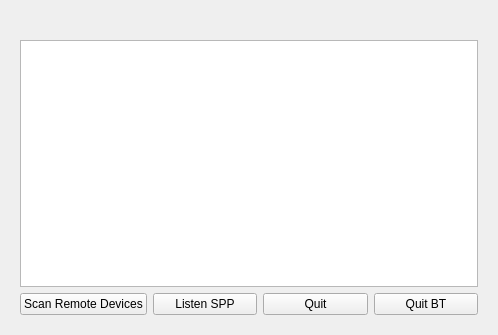
<?xml version="1.0" encoding="UTF-8"?>
<ui version="4.0">
 <class>MainWindow</class>
 <widget class="QWidget" name="MainWindow">
  <property name="geometry">
   <rect>
    <x>0</x>
    <y>0</y>
    <width>498</width>
    <height>335</height>
   </rect>
  </property>
  <property name="windowTitle">
   <string>BT Demo</string>
  </property>
  <property name="styleSheet">
   <string notr="true"/>
  </property>
  <layout class="QVBoxLayout" name="verticalLayout_11">
   <item>
    <layout class="QHBoxLayout" name="horizontalLayout">
     <item>
      <widget class="QLabel" name="lb_logo_left">
       <property name="text">
        <string/>
       </property>
      </widget>
     </item>
     <item>
      <widget class="QLabel" name="lb_logo_right">
       <property name="text">
        <string/>
       </property>
       <property name="alignment">
        <set>Qt::AlignRight|Qt::AlignTrailing|Qt::AlignVCenter</set>
       </property>
      </widget>
     </item>
    </layout>
   </item>
   <item>
    <widget class="QStackedWidget" name="stackedWidget">
     <property name="sizePolicy">
      <sizepolicy hsizetype="Expanding" vsizetype="Expanding">
       <horstretch>0</horstretch>
       <verstretch>0</verstretch>
      </sizepolicy>
     </property>
     <property name="currentIndex">
      <number>0</number>
     </property>
     <widget class="QWidget" name="page_main">
      <layout class="QVBoxLayout" name="verticalLayout_3">
       <item>
        <widget class="QListView" name="listView">
         <property name="autoFillBackground">
          <bool>false</bool>
         </property>
         <property name="styleSheet">
          <string notr="true"/>
         </property>
         <property name="verticalScrollBarPolicy">
          <enum>Qt::ScrollBarAsNeeded</enum>
         </property>
         <property name="horizontalScrollBarPolicy">
          <enum>Qt::ScrollBarAsNeeded</enum>
         </property>
         <property name="selectionMode">
          <enum>QAbstractItemView::NoSelection</enum>
         </property>
        </widget>
       </item>
       <item>
        <layout class="QHBoxLayout" name="horizontalLayout_3">
         <item>
          <widget class="QPushButton" name="bt_scan">
           <property name="text">
            <string>Scan Remote Devices</string>
           </property>
          </widget>
         </item>
         <item>
          <widget class="QPushButton" name="bt_listen_spp">
           <property name="text">
            <string>Listen SPP</string>
           </property>
          </widget>
         </item>
         <item>
          <widget class="QPushButton" name="bt_quit">
           <property name="text">
            <string>Quit</string>
           </property>
          </widget>
         </item>
         <item>
          <widget class="QPushButton" name="bt_shutdown">
           <property name="text">
            <string>Quit BT</string>
           </property>
          </widget>
         </item>
        </layout>
       </item>
      </layout>
     </widget>
     <widget class="QWidget" name="page_pair">
      <layout class="QHBoxLayout" name="horizontalLayout_4">
       <item>
        <layout class="QVBoxLayout" name="verticalLayout_7">
         <item>
          <spacer name="verticalSpacer_5">
           <property name="orientation">
            <enum>Qt::Vertical</enum>
           </property>
           <property name="sizeHint" stdset="0">
            <size>
             <width>20</width>
             <height>40</height>
            </size>
           </property>
          </spacer>
         </item>
         <item>
          <widget class="QLabel" name="label_pair">
           <property name="sizePolicy">
            <sizepolicy hsizetype="Minimum" vsizetype="Maximum">
             <horstretch>0</horstretch>
             <verstretch>0</verstretch>
            </sizepolicy>
           </property>
           <property name="text">
            <string>Ensure that the remote device is in pairing/scanning mode.
Pairing remote device...</string>
           </property>
           <property name="alignment">
            <set>Qt::AlignCenter</set>
           </property>
           <property name="wordWrap">
            <bool>true</bool>
           </property>
          </widget>
         </item>
         <item>
          <widget class="QPushButton" name="bt_pair_cancel">
           <property name="text">
            <string>Cancel</string>
           </property>
          </widget>
         </item>
         <item>
          <widget class="QPushButton" name="bt_pair_done">
           <property name="text">
            <string>Done</string>
           </property>
          </widget>
         </item>
         <item>
          <spacer name="verticalSpacer_6">
           <property name="orientation">
            <enum>Qt::Vertical</enum>
           </property>
           <property name="sizeHint" stdset="0">
            <size>
             <width>20</width>
             <height>40</height>
            </size>
           </property>
          </spacer>
         </item>
        </layout>
       </item>
      </layout>
     </widget>
     <widget class="QWidget" name="page_device">
      <layout class="QVBoxLayout" name="verticalLayout">
       <item>
        <spacer name="verticalSpacer_4">
         <property name="orientation">
          <enum>Qt::Vertical</enum>
         </property>
         <property name="sizeHint" stdset="0">
          <size>
           <width>20</width>
           <height>34</height>
          </size>
         </property>
        </spacer>
       </item>
       <item>
        <widget class="QPushButton" name="bt_opp">
         <property name="text">
          <string>OPP Send Test</string>
         </property>
        </widget>
       </item>
       <item>
        <widget class="QPushButton" name="bt_ftp">
         <property name="text">
          <string>FTP Send Test</string>
         </property>
        </widget>
       </item>
       <item>
        <widget class="QPushButton" name="bt_hid">
         <property name="text">
          <string>HID Test</string>
         </property>
        </widget>
       </item>
       <item>
        <widget class="QPushButton" name="bt_a2dp">
         <property name="text">
          <string>A2DP Test</string>
         </property>
        </widget>
       </item>
       <item>
        <widget class="QPushButton" name="bt_spp">
         <property name="text">
          <string>SPP Test</string>
         </property>
        </widget>
       </item>
       <item>
        <layout class="QHBoxLayout" name="horizontalLayout_8">
         <item>
          <widget class="QPushButton" name="bt_trust">
           <property name="text">
            <string>Trust Device</string>
           </property>
          </widget>
         </item>
         <item>
          <widget class="QPushButton" name="bt_unpair">
           <property name="text">
            <string>Unpair Remote Device</string>
           </property>
          </widget>
         </item>
         <item>
          <widget class="QPushButton" name="bt_back">
           <property name="text">
            <string>Back</string>
           </property>
          </widget>
         </item>
        </layout>
       </item>
       <item>
        <spacer name="verticalSpacer_2">
         <property name="orientation">
          <enum>Qt::Vertical</enum>
         </property>
         <property name="sizeHint" stdset="0">
          <size>
           <width>20</width>
           <height>35</height>
          </size>
         </property>
        </spacer>
       </item>
      </layout>
     </widget>
     <widget class="QWidget" name="page_spp">
      <layout class="QVBoxLayout" name="verticalLayout_5">
       <item>
        <widget class="SPPTest" name="spp" native="true"/>
       </item>
      </layout>
     </widget>
     <widget class="QWidget" name="page_hid">
      <layout class="QVBoxLayout" name="verticalLayout_9">
       <item>
        <widget class="HIDTest" name="hid" native="true"/>
       </item>
      </layout>
     </widget>
     <widget class="QWidget" name="page_progress">
      <layout class="QHBoxLayout" name="horizontalLayout_2">
       <property name="sizeConstraint">
        <enum>QLayout::SetDefaultConstraint</enum>
       </property>
       <item>
        <widget class="ObexTest" name="obex" native="true"/>
       </item>
      </layout>
     </widget>
     <widget class="QWidget" name="page_a2dp">
      <layout class="QVBoxLayout" name="verticalLayout_2">
       <item>
        <layout class="QHBoxLayout" name="horizontalLayout_6">
         <item>
          <widget class="A2DPTest" name="a2dp" native="true"/>
         </item>
        </layout>
       </item>
      </layout>
     </widget>
    </widget>
   </item>
  </layout>
 </widget>
 <customwidgets>
  <customwidget>
   <class>A2DPTest</class>
   <extends>QWidget</extends>
   <header>A2DPTest.h</header>
   <container>1</container>
   <slots>
    <signal>testFinished()</signal>
    <signal>deviceReady(bool)</signal>
    <slot>showMainPage()</slot>
   </slots>
  </customwidget>
  <customwidget>
   <class>HIDTest</class>
   <extends>QWidget</extends>
   <header>HIDTest.h</header>
   <container>1</container>
   <slots>
    <signal>testFinished()</signal>
    <signal>deviceReady(bool)</signal>
   </slots>
  </customwidget>
  <customwidget>
   <class>SPPTest</class>
   <extends>QWidget</extends>
   <header>SPPTest.h</header>
   <container>1</container>
   <slots>
    <signal>testFinished()</signal>
   </slots>
  </customwidget>
  <customwidget>
   <class>ObexTest</class>
   <extends>QWidget</extends>
   <header>ObexTest.h</header>
   <container>1</container>
   <slots>
    <signal>testFinished()</signal>
   </slots>
  </customwidget>
 </customwidgets>
 <resources>
  <include location="../bt_demo.qrc"/>
 </resources>
 <connections>
  <connection>
   <sender>bt_quit</sender>
   <signal>clicked()</signal>
   <receiver>MainWindow</receiver>
   <slot>quit()</slot>
   <hints>
    <hint type="sourcelabel">
     <x>373</x>
     <y>295</y>
    </hint>
    <hint type="destinationlabel">
     <x>539</x>
     <y>464</y>
    </hint>
   </hints>
  </connection>
  <connection>
   <sender>bt_back</sender>
   <signal>clicked()</signal>
   <receiver>MainWindow</receiver>
   <slot>showMainPage()</slot>
   <hints>
    <hint type="sourcelabel">
     <x>438</x>
     <y>256</y>
    </hint>
    <hint type="destinationlabel">
     <x>543</x>
     <y>371</y>
    </hint>
   </hints>
  </connection>
  <connection>
   <sender>bt_unpair</sender>
   <signal>clicked()</signal>
   <receiver>MainWindow</receiver>
   <slot>unpairDevice()</slot>
   <hints>
    <hint type="sourcelabel">
     <x>282</x>
     <y>256</y>
    </hint>
    <hint type="destinationlabel">
     <x>537</x>
     <y>340</y>
    </hint>
   </hints>
  </connection>
  <connection>
   <sender>bt_a2dp</sender>
   <signal>clicked()</signal>
   <receiver>MainWindow</receiver>
   <slot>testA2DP()</slot>
   <hints>
    <hint type="sourcelabel">
     <x>126</x>
     <y>195</y>
    </hint>
    <hint type="destinationlabel">
     <x>543</x>
     <y>298</y>
    </hint>
   </hints>
  </connection>
  <connection>
   <sender>bt_hid</sender>
   <signal>clicked()</signal>
   <receiver>MainWindow</receiver>
   <slot>testHID()</slot>
   <hints>
    <hint type="sourcelabel">
     <x>126</x>
     <y>165</y>
    </hint>
    <hint type="destinationlabel">
     <x>539</x>
     <y>233</y>
    </hint>
   </hints>
  </connection>
  <connection>
   <sender>bt_ftp</sender>
   <signal>clicked()</signal>
   <receiver>MainWindow</receiver>
   <slot>testFTP()</slot>
   <hints>
    <hint type="sourcelabel">
     <x>360</x>
     <y>134</y>
    </hint>
    <hint type="destinationlabel">
     <x>540</x>
     <y>198</y>
    </hint>
   </hints>
  </connection>
  <connection>
   <sender>bt_pair_cancel</sender>
   <signal>clicked()</signal>
   <receiver>MainWindow</receiver>
   <slot>cancelPair()</slot>
   <hints>
    <hint type="sourcelabel">
     <x>127</x>
     <y>198</y>
    </hint>
    <hint type="destinationlabel">
     <x>543</x>
     <y>261</y>
    </hint>
   </hints>
  </connection>
  <connection>
   <sender>bt_pair_done</sender>
   <signal>clicked()</signal>
   <receiver>MainWindow</receiver>
   <slot>showMainPage()</slot>
   <hints>
    <hint type="sourcelabel">
     <x>127</x>
     <y>233</y>
    </hint>
    <hint type="destinationlabel">
     <x>544</x>
     <y>294</y>
    </hint>
   </hints>
  </connection>
  <connection>
   <sender>bt_shutdown</sender>
   <signal>clicked()</signal>
   <receiver>MainWindow</receiver>
   <slot>quitBT()</slot>
   <hints>
    <hint type="sourcelabel">
     <x>478</x>
     <y>295</y>
    </hint>
    <hint type="destinationlabel">
     <x>539</x>
     <y>503</y>
    </hint>
   </hints>
  </connection>
  <connection>
   <sender>listView</sender>
   <signal>clicked(QModelIndex)</signal>
   <receiver>MainWindow</receiver>
   <slot>showDevice(QModelIndex)</slot>
   <hints>
    <hint type="sourcelabel">
     <x>117</x>
     <y>69</y>
    </hint>
    <hint type="destinationlabel">
     <x>538</x>
     <y>225</y>
    </hint>
   </hints>
  </connection>
  <connection>
   <sender>bt_spp</sender>
   <signal>clicked()</signal>
   <receiver>MainWindow</receiver>
   <slot>testSPP()</slot>
   <hints>
    <hint type="sourcelabel">
     <x>111</x>
     <y>225</y>
    </hint>
    <hint type="destinationlabel">
     <x>6</x>
     <y>322</y>
    </hint>
   </hints>
  </connection>
  <connection>
   <sender>bt_listen_spp</sender>
   <signal>clicked()</signal>
   <receiver>MainWindow</receiver>
   <slot>listenSPP()</slot>
   <hints>
    <hint type="sourcelabel">
     <x>216</x>
     <y>295</y>
    </hint>
    <hint type="destinationlabel">
     <x>-4</x>
     <y>441</y>
    </hint>
   </hints>
  </connection>
  <connection>
   <sender>bt_trust</sender>
   <signal>clicked()</signal>
   <receiver>MainWindow</receiver>
   <slot>trustDevice()</slot>
   <hints>
    <hint type="sourcelabel">
     <x>88</x>
     <y>256</y>
    </hint>
    <hint type="destinationlabel">
     <x>3</x>
     <y>350</y>
    </hint>
   </hints>
  </connection>
  <connection>
   <sender>a2dp</sender>
   <signal>testFinished()</signal>
   <receiver>MainWindow</receiver>
   <slot>showMainPage()</slot>
   <hints>
    <hint type="sourcelabel">
     <x>47</x>
     <y>60</y>
    </hint>
    <hint type="destinationlabel">
     <x>6</x>
     <y>83</y>
    </hint>
   </hints>
  </connection>
  <connection>
   <sender>hid</sender>
   <signal>testFinished()</signal>
   <receiver>MainWindow</receiver>
   <slot>showMainPage()</slot>
   <hints>
    <hint type="sourcelabel">
     <x>56</x>
     <y>60</y>
    </hint>
    <hint type="destinationlabel">
     <x>8</x>
     <y>376</y>
    </hint>
   </hints>
  </connection>
  <connection>
   <sender>spp</sender>
   <signal>testFinished()</signal>
   <receiver>MainWindow</receiver>
   <slot>showMainPage()</slot>
   <hints>
    <hint type="sourcelabel">
     <x>102</x>
     <y>60</y>
    </hint>
    <hint type="destinationlabel">
     <x>8</x>
     <y>236</y>
    </hint>
   </hints>
  </connection>
  <connection>
   <sender>a2dp</sender>
   <signal>deviceReady(bool)</signal>
   <receiver>MainWindow</receiver>
   <slot>readyToTest(bool)</slot>
   <hints>
    <hint type="sourcelabel">
     <x>108</x>
     <y>60</y>
    </hint>
    <hint type="destinationlabel">
     <x>606</x>
     <y>418</y>
    </hint>
   </hints>
  </connection>
  <connection>
   <sender>hid</sender>
   <signal>deviceReady(bool)</signal>
   <receiver>MainWindow</receiver>
   <slot>readyToTest(bool)</slot>
   <hints>
    <hint type="sourcelabel">
     <x>108</x>
     <y>60</y>
    </hint>
    <hint type="destinationlabel">
     <x>605</x>
     <y>278</y>
    </hint>
   </hints>
  </connection>
  <connection>
   <sender>bt_scan</sender>
   <signal>clicked()</signal>
   <receiver>MainWindow</receiver>
   <slot>scanDevices()</slot>
   <hints>
    <hint type="sourcelabel">
     <x>128</x>
     <y>295</y>
    </hint>
    <hint type="destinationlabel">
     <x>538</x>
     <y>438</y>
    </hint>
   </hints>
  </connection>
  <connection>
   <sender>obex</sender>
   <signal>testFinished()</signal>
   <receiver>MainWindow</receiver>
   <slot>showMainPage()</slot>
   <hints>
    <hint type="sourcelabel">
     <x>34</x>
     <y>84</y>
    </hint>
    <hint type="destinationlabel">
     <x>8</x>
     <y>30</y>
    </hint>
   </hints>
  </connection>
  <connection>
   <sender>bt_opp</sender>
   <signal>clicked()</signal>
   <receiver>MainWindow</receiver>
   <slot>testOPP()</slot>
   <hints>
    <hint type="sourcelabel">
     <x>360</x>
     <y>102</y>
    </hint>
    <hint type="destinationlabel">
     <x>539</x>
     <y>168</y>
    </hint>
   </hints>
  </connection>
 </connections>
 <slots>
  <slot>quit()</slot>
  <slot>showMainPage()</slot>
  <slot>unpairDevice()</slot>
  <slot>testA2DP()</slot>
  <slot>testHSP()</slot>
  <slot>testHID()</slot>
  <slot>testFTP()</slot>
  <slot>testOPP()</slot>
  <slot>cancelPair()</slot>
  <slot>quitBT()</slot>
  <slot>scanDevices()</slot>
  <slot>showDevice(QModelIndex)</slot>
  <slot>playA2DP()</slot>
  <slot>pauseA2DP()</slot>
  <slot>stopA2DP()</slot>
  <slot>doneHID()</slot>
  <slot>doneA2DP()</slot>
  <slot>testSPP()</slot>
  <slot>doneSPP()</slot>
  <slot>msgWrite()</slot>
  <slot>listenSPP()</slot>
  <slot>trustDevice()</slot>
  <slot>testOBEXReceive()</slot>
  <slot>readyToTest(bool)</slot>
 </slots>
</ui>
